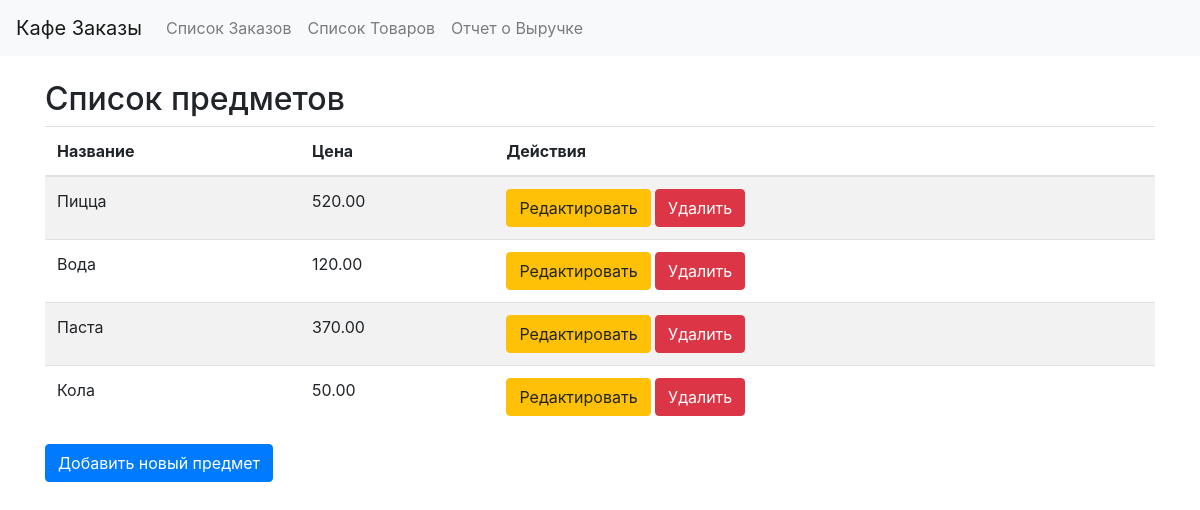
Before: /orders/items/ with the older database file.
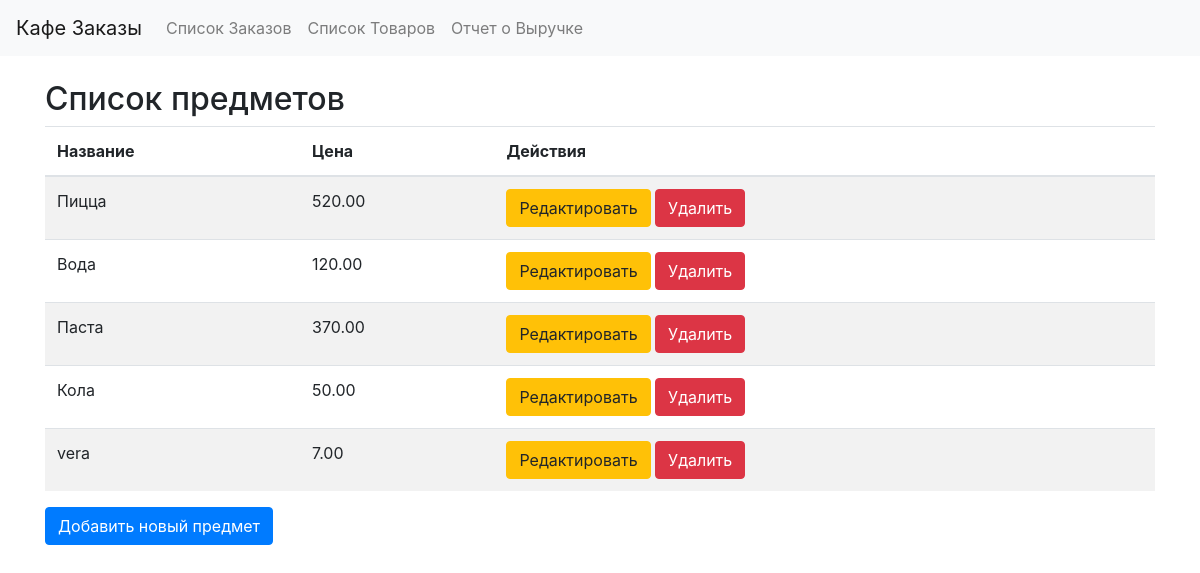
After: the same page with the newer database file.
### orders/models.py (models this page shows, shortened)
class Item(models.Model):
    name: str = models.CharField(max_length=100)
    price: float = models.DecimalField(max_digits=10, decimal_places=2)

### orders/views.py (the view)
# urls.py: path('items/', item_list, name='item_list'),
def item_list(request: Any) -> render:
    items = Item.objects.all()
    return render(request, 'orders/item_list.html', {
        'items': items,
    })

### orders/templates/orders/item_list.html (shortened to what this page needs)
{% extends 'base.html' %}
{% block content %}
    <h2>Список предметов</h2>
    <table class="table table-striped">
        <thead>
            <tr>
                <th>Название</th>
                <th>Цена</th>
                <th>Действия</th>
            </tr>
        </thead>
        <tbody>
            {% for item in items %}
            <tr>
                <td>{{ item.name }}</td>
                <td>{{ item.price }}</td>
                <td>
                    <a href="{% url 'item_create' item.id %}" class="btn btn-warning">Редактировать</a>
                    <form action="{% url 'item_delete' item.id %}" method="post" style="display:inline;">
                        <button type="submit" class="btn btn-danger">Удалить</button>
                    </form>
                </td>
            </tr>
            {% empty %}
            <tr>
                <td colspan="3">Нет доступных предметов.</td>
            </tr>
            {% endfor %}
        </tbody>
    </table>
    <a href="{% url 'item_create' %}" class="btn btn-primary">Добавить новый предмет</a>
{% endblock %}

Changed rows visible on the page:
added Item: name "vera", price "7.00"
